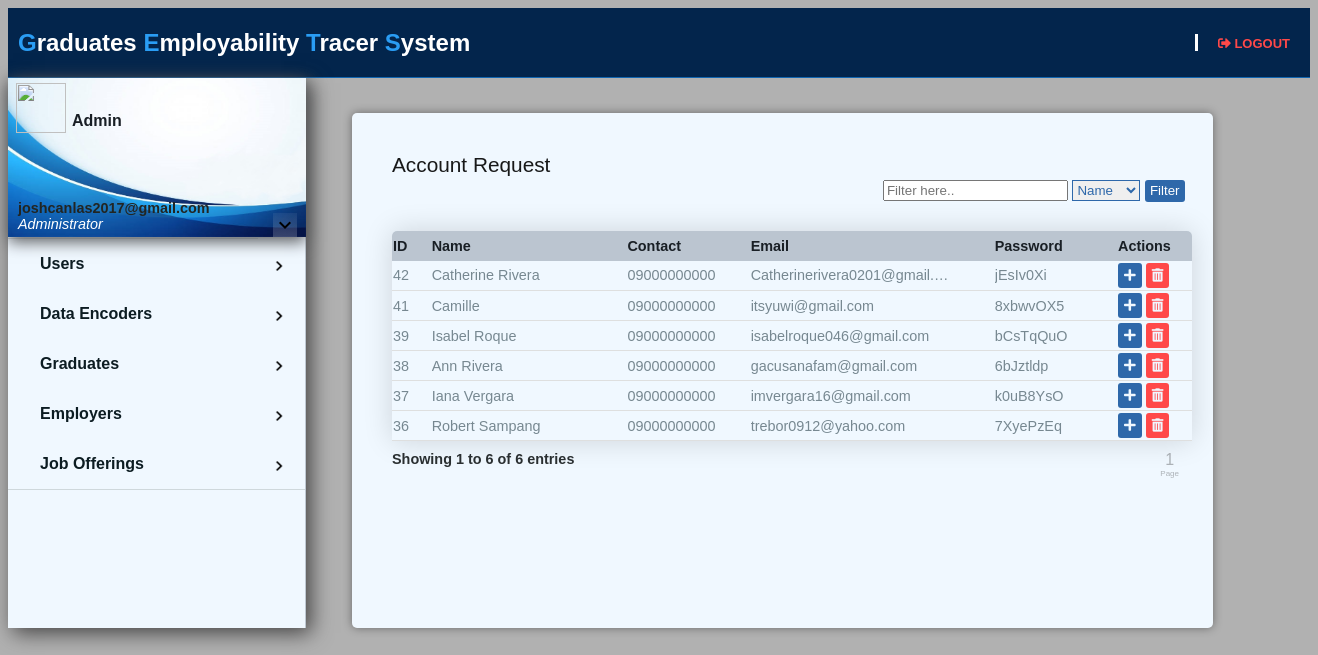
Page /Admin/account_request.php (signed in) on the committed database.
### tables this page shows
CREATE TABLE `userstb` (
  `ID` int(11) NOT NULL,
  `Name` varchar(50) NOT NULL,
  `Email` varchar(50) NOT NULL,
  `Contact` varchar(255) NOT NULL,
  `Password` varchar(100) NOT NULL,
  `attempt` varchar(255) NOT NULL,
  `log_time` varchar(255) NOT NULL,
  `account_type` varchar(1) NOT NULL
);

CREATE TABLE `acc_req_db` (
  `ID` int(11) NOT NULL,
  `Name` varchar(255) NOT NULL,
  `Email` varchar(255) NOT NULL,
  `Contact` varchar(255) NOT NULL,
  `Password` varchar(255) NOT NULL,
  `account_type` varchar(255) NOT NULL
);

### Admin/account_request.php (the view, shortened to what this page needs)
<?php
include_once '../includes/connection.php';
if (isset($_SESSION["email"])) {
    $email = $_SESSION["email"];
}else{
    echo "<script>window.location.href='../Login';</script>";
 }
$sql_query = mysqli_query($conn, "SELECT Name, account_type from userstb WHERE Email='$email'");
$fetch = mysqli_fetch_assoc($sql_query);
$db_name = ucfirst($fetch['Name']);
$db_account_type = $fetch['account_type'];
if ($db_account_type == 1) {
    $account_type = "Administrator";
}else{
    echo "<script>window.location.href='../Login';</script>";
}
if (isset($_GET['page'])) {
    $page = $_GET['page'];
}else {
    $page = 1;
}
$num_per_page = 10;
$start_from = ($page - 1)*10;
?>
<!DOCTYPE html>
<html lang="en">
<head>
    <link rel="stylesheet" href="../css/main.css">
    <link rel="stylesheet" href="../fonts/fontawesome/css/all.min.css">
</head>
<body>
    <header>
        <div class="container">
            <div id="title">
                <h2><span class="highlights">G</span>raduates <span class="highlights">E</span>mployability <span class="highlights">T</span>racer <span class="highlights">S</span>ystem</h2>
            </div>
            <nav>
                <ul>
                   <li class="current"><a href="../logout"><i class="fa fa-sign-out-alt"></i> Logout</a></li>
                </ul>
            </nav>
        </div>
    </header>
        <div class="navbox">
                <div class="sidepanel">
                <img src="../img/images 7.jpeg" class="emailphoto">
                        <div class="photo">
                            <img src="../img/photo10.png" class="accphoto">
                            <label for="" class="fullname"><?php echo ucfirst($db_name); ?></label>
                        </div>
                        <div class="emailacc">
                            <p class="email-user" ><b><?php echo $email; ?></b><br><i><font color="#ffffff"><?php echo $account_type; ?></font></i>
                            </p>
                        </div>
                    </div>
            <div class="navpanel">
                <div class="multi-level">
                    <div class="item">
                        <img src="../img/emaildropdown5.png" class="arrow"><label for="A">Users</label>
                    </div>
                </div>
                <div class="item">
                    <img src="../img/emaildropdown5.png" class="arrow"><label for="B">Data Encoders</label>
                </div>
                <div class="item">
                    <img src="../img/emaildropdown5.png" class="arrow"><label for="c">Graduates</label>
                </div>
                <div class="item">
                    <img src="../img/emaildropdown5.png" class="arrow"><label for="f">Employers</label>
                </div>
                <div class="item">
                    <img src="../img/emaildropdown5.png" class="arrow"><label for="j">Job Offerings</label>
                </div>
            </div>
         </div>
         <div class="dropdownnav">
         <label for="D"><img class="emaildropdown" src="../img/emaildropdown5.png"></label>
        </div>
         <div class="mainpanel">
         <div class="statuspanel">
            </div>
           <div class="datapanel">
           <CAPTION><h3 style="text-decoration:none;">Account Request</h3></CAPTION>
           <center><table border="0" class="searchtable" width="770">
            <tr><td>
            <form align="right"class="searchform" action="" method="POST">
            <input type="text" name="searchbox" placeholder="Filter here..">
            <select name="filter" id="filter">
            <option value="Name">Name</option>
            </select>
            <input type="submit" class="searchbtn" name="search" value="Filter">
            </td></tr>
            </table></center>
                <table border="0" width="800" align="center"class="table-strp" >
                    <thead>
                        <tr height="30">
                            <th >ID</th>
                            <th >Name</th>
                            <th >Contact</th>
                            <th >Email</th>
                            <th >Password</th>
                            <th >Actions</th>
                        </tr>
                    </thead>
                        <?php
                        $query = mysqli_query($conn, "SELECT * FROM acc_req_db WHERE account_type='2'");
                        $total_count = mysqli_num_rows($query);
                        if ($total_count == 0) {
                            echo "<tr><td colspan='6'>
                            <b>No Record Found</b></td>
                            </tr></table>";
                        } else {
                        $sql = "SELECT ID, Name, Contact, Email, Password from acc_req_db WHERE account_type='2' ORDER BY ID DESC limit $start_from,$num_per_page";
                        $result = $conn-> query($sql);
                        if ($result-> num_rows > 0){
                            $showcount = 0;
                            while ($row = $result-> fetch_assoc()){
                                $showcount = $showcount + 1;
                                $db_id = $row['ID'];
                                $db_name = ucfirst($row['Name']);
                                $db_contact = $row["Contact"];
                                $db_email = $row["Email"];
                                $db_password = $row["Password"];
                            echo " <tbody>
                                    <tr height=30>
                                    <td width='30px'><div class='divId'>$db_id</div></td>
                                    <td width='160px'><div class='divName'>$db_name</div></td>
                                    <td width='100px'><div class='divContact'>$db_contact</div></td>
                                    <td width='200px'><div class='divEmail'>$db_email</div></td>
                                    <td width='100px'><div class='divPassword'>$db_password</div></td>
                                   <td width='60px'>
                                   <button onClick='approvedme($db_id)' class='bt-update' >
                                   <i class='fa fa-plus'></i></button>
                                   <span class='tooltipu'>Approve Request</span>
                                   <button onClick='deleteme($db_id)' class='bt-delete'>
                                   <i class='fa fa-trash-alt'></i></button>
                                   <span class='tooltipd'>Delete Request</span>
                                   </td>
                                   </tr>
                                   </tbody>
                                 ";
                            }
                                $count_to = $showcount + $start_from;
                                if ($page >= 1) {
                                    $start_from = $start_from + 1;
                                }
                                    echo "</table>
                                    <span class='showentries'>Showing $start_from to $count_to of  $total_count entries</span>";
                                    echo "<span class='pagination'>";
                                    echo "<button disabled class='page-active'>".$page."<br><span class='mini-page'>Page</span></button>";
                                echo "</span>";
                        }
                        }
                        ?>
            </div>
         </div>
</body>
</html>

### css/main.css (style rules this page uses)
body { font-family: Helvetica, sans-serif; padding:0; background-color: #b1b1b1; }
.container { margin: auto; overflow: hidden; }
header ul { margin: 0; padding: 0; }
header { min-width:1300px; background: #03254c; color: #ffffff; padding-top: 1px; min-height: 15px; border-bottom: 1px #1166b1 solid ; }
header a { color: #ffffff; text-transform: uppercase; font-size: 13px; }
header li { display: inline; padding: 0 20px 0 20px; border-left: #ffffff solid; }
header #title { margin-left:10px; float: left; }
header nav { float: right; margin-top: 25px; }
header .highlights { color: #2a9df4; font-weight: bold; }
header .current a { text-decoration: none; color: #ff4949; font-weight: bold; }
.navbox { float: left; overflow: hidden; max-width: 22%; min-width: 297px; height: 550px; background-color: aliceblue; border-right: 1px #7887966c solid; box-shadow: 5px 5px 20px #444343; }
.sidepanel { overflow: hidden; width: 250px; height: 160px; background: linear-gradient(#1167b1,aliceblue); border-bottom: 1px solid #CFD8DC; }
.emailacc { padding-top: 108px; padding-left: 10px; }
.emailacc .email-user { font-size: 0.9em; color: #222522; }
.multi-level, .item ul, .navpanel input[type="checkbox"] { display: none; transition: 0.1s; }
.multi-level, .item input:checked ~ ul { display: block; transition: 0.1s; }
.arrow { width: 20px; height: 20px; vertical-align: middle; float: right; z-index: 0; margin: 17px 1em 0 2em; }
.item input + .arrow { transform: rotate(-90deg); transition: 0.1s; }
.photo { float: left; }
.accphoto { width: 50px; height: 50px; padding-left: 8px; padding-top: 5px; }
.dropdownnav .emaildropdown { background: linear-gradient(#e8eaec11,#f4f5f536); }
.dropdownnav label { margin: 0; padding: 0; }
.dropdownnav { border-radius: 2px 2px 2px 2px; float: left; position: absolute; z-index: 1; margin-left: 265px; margin-top: 135px; }
label { width: 100%; display: block; z-index: 3; position: relative; }
.navpanel { height:auto; width: 100%; min-width:250px; background-color: aliceblue; overflow-x: hidden; overflow-y:hidden; border-bottom: 1px solid #CFD8DC; }
.navpanel ul, .navpanel li, label { line-height: 50px; margin: 0; padding: 0 2em; list-style: none; text-decoration: none; color: #0c1c22 ; font-weight: bold; width: 100%; }
.mainpanel { margin-left:324px; width: 73%; position:absolute; height: 550px; }
.datapanel { height: 475px; width: 821px; padding-top: 40px; padding-left: 40px; margin-left: 20px; float: left; font-weight: bold; background-color: aliceblue; box-shadow: 0px 0px 10px rgba(0,0,0,.400); border-radius: 5px 5px 5px 5px; }
.datapanel h3 { font-size:1.3em; font-weight:400; color: rgba(0,0,0,.9); margin: 0; }
.datapanel th { background:#b5c0cce7; }
.fullname { margin: -37px 1em 0 2em; color: #191f25; }
.statuspanel { position:relative; width: 84%; height: 35px; margin-left: 20px; }
.datapanel td { color: rgb(119, 136, 145); font-weight: normal; }
.emailphoto { width: 298px; height: 159px; position:absolute; box-shadow: 0 5px 15px #5a5c5f; }
.accphoto { position:relative; }
.emailacc { position:relative; }

### rows in the picture
userstb: Name "Admin", account_type "Administrator"
acc_req_db: ID "42", Name "Catherine Rivera", Contact "09000000000", Email "Catherinerivera0201@gmail.…", Password "jEsIv0Xi"
acc_req_db: ID "41", Name "Camille", Contact "09000000000", Email "itsyuwi@gmail.com", Password "8xbwvOX5"
acc_req_db: ID "39", Name "Isabel Roque", Contact "09000000000", Email "isabelroque046@gmail.com", Password "bCsTqQuO"
acc_req_db: ID "38", Name "Ann Rivera", Contact "09000000000", Email "gacusanafam@gmail.com", Password "6bJztldp"
acc_req_db: ID "37", Name "Iana Vergara", Contact "09000000000", Email "imvergara16@gmail.com", Password "k0uB8YsO"
acc_req_db: ID "36", Name "Robert Sampang", Contact "09000000000", Email "trebor0912@yahoo.com", Password "7XyePzEq"

### other values in the picture
$email "joshcanlas2017@gmail.com"
$start_from "1"
$count_to "6"
$total_count "6"
$page "1"
